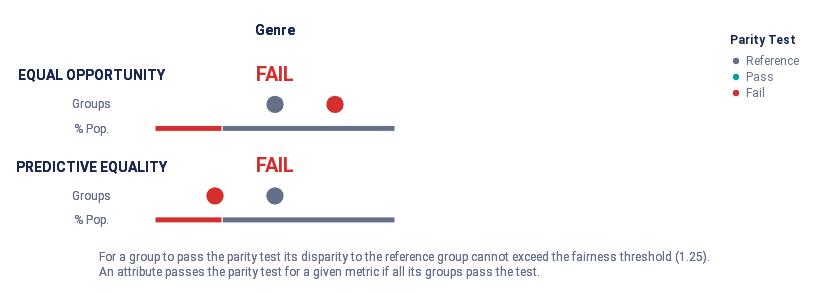

Notebook cell for this chart:
### Markdown cell above
**Equalized Odds (Separación): $\mathbb{P}(\hat{Y} = 1 |Y = 1, A =a) = \mathbb{P}(\hat{Y} = 1 |Y = 1, A =b)$ $\text{ y }$ $\mathbb{P}(\hat{Y} = 1 |Y = 0, A =a) = \mathbb{P}(\hat{Y} = 1 |Y = 0, A =b)$**

Para Equalized Odds tenemos que esta métrica busca que **el modelo** clasifique como solicitantes de alto riesgo correcta e incorrectamente a ambos géneros por igual. Esto implica que ambos grupos tendrían la misma probabilidad de recibir predicciones positivas (alto riesgo en nuestro caso) verdaderas y falsas.

**Equal Oportunity (Separación relajada): $\mathbb{P}(\hat{Y} = 1 |Y = 1, A =a) = \mathbb{P}(\hat{Y} = 1 |Y = 1, A =b)$**

Equal Oportunity es una versión "relajada" del caso anterior, esta solo busca que **el modelo** ofrezca la misma tasa de solicitantes clasificados como de alto riesgo **correctamente** para ambos géneros.

En este caso las métricas que nos van a ayudar son más claras, el True Positive Rate y el False Positive Rate. Para que se cumpla Equalized Odds ambas métricas deberían pasar la prueba de disparidad y para que se cumpla Equal Oportunity solo basta con que el true positive rate lo haga.

### Code cell
metrics = ['tpr', 'fpr']

print('Evaluando Equalized Odds y Equal Opportunity')
ap.summary(fairness, metrics, fairness_threshold = 1.25)

### Figure 1 — Vega-Lite specification as saved in the notebook (floating-point values rounded to 4 significant figures)
{"config": {"view": {"continuousWidth": 300, "continuousHeight": 300, "strokeWidth": 0}, "legend": {"labelColor": "rgb(102, 111, 137)", "labelFont": "Roboto, Arial, sans-serif", "labelFontSize": 12, "rowPadding": 4, "symbolSize": 40, "titleBaseline": "top", "titleColor": "rgb(25, 39, 78)", "titleFont": "Roboto, Arial, sans-serif", "titleFontSize": 12, "titleFontWeight": "bold", "titlePadding": 8}}, "vconcat": [{"hconcat": [{"vconcat": [{"mark": {"type": "text", "align": "center", "baseline": "middle", "color": "rgb(25, 39, 78)", "font": "Roboto, Arial, sans-serif", "fontWeight": "bold", "size": 14}, "encoding": {"text": {"value": ""}}, "height": 32.25, "width": 32.0}, {"layer": [{"mark": {"type": "text", "align": "center", "baseline": "middle", "color": "rgb(25, 39, 78)", "font": "Roboto, Arial, sans-serif", "fontWeight": "bold", "size": 14}, "encoding": {"text": {"value": "EQUAL OPPORTUNITY"}, "y": {"axis": {"domain": false, "grid": false, "labels": false, "ticks": false, "title": null}, "field": "y_position", "scale": {"domain": [3, 1]}, "type": "quantitative"}}, "transform": [{"calculate": "1.2", "as": "y_position"}]}, {"mark": {"type": "text", "align": "center", "baseline": "middle", "color": "rgb(102, 111, 137)", "font": "Roboto, Arial, sans-serif", "size": 12}, "encoding": {"text": {"value": "Groups"}, "y": {"axis": {"domain": false, "grid": false, "labels": false, "ticks": false, "title": null}, "field": "y_position", "scale": {"domain": [3, 1]}, "type": "quantitative"}}, "transform": [{"calculate": "2", "as": "y_position"}]}, {"mark": {"type": "text", "align": "center", "baseline": "middle", "color": "rgb(102, 111, 137)", "font": "Roboto, Arial, sans-serif", "size": 12}, "encoding": {"text": {"value": "% Pop."}, "y": {"axis": {"domain": false, "grid": false, "labels": false, "ticks": false, "title": null}, "field": "y_position", "scale": {"domain": [3, 1]}, "type": "quantitative"}}, "transform": [{"calculate": "2.7", "as": "y_position"}]}], "height": 69.88, "width": 32.0}, {"layer": [{"mark": {"type": "text", "align": "center", "baseline": "middle", "color": "rgb(25, 39, 78)", "font": "Roboto, Arial, sans-serif", "fontWeight": "bold", "size": 14}, "encoding": {"text": {"value": "PREDICTIVE EQUALITY"}, "y": {"axis": {"domain": false, "grid": false, "labels": false, "ticks": false, "title": null}, "field": "y_position", "scale": {"domain": [3, 1]}, "type": "quantitative"}}, "transform": [{"calculate": "1.2", "as": "y_position"}]}, {"mark": {"type": "text", "align": "center", "baseline": "middle", "color": "rgb(102, 111, 137)", "font": "Roboto, Arial, sans-serif", "size": 12}, "encoding": {"text": {"value": "Groups"}, "y": {"axis": {"domain": false, "grid": false, "labels": false, "ticks": false, "title": null}, "field": "y_position", "scale": {"domain": [3, 1]}, "type": "quantitative"}}, "transform": [{"calculate": "2", "as": "y_position"}]}, {"mark": {"type": "text", "align": "center", "baseline": "middle", "color": "rgb(102, 111, 137)", "font": "Roboto, Arial, sans-serif", "size": 12}, "encoding": {"text": {"value": "% Pop."}, "y": {"axis": {"domain": false, "grid": false, "labels": false, "ticks": false, "title": null}, "field": "y_position", "scale": {"domain": [3, 1]}, "type": "quantitative"}}, "transform": [{"calculate": "2.7", "as": "y_position"}]}], "height": 69.88, "width": 32.0}], "bounds": "flush", "data": {"name": "data-de84bc8c822dac0bd3b12b0342548471"}, "spacing": 21.5}, {"hconcat": [{"vconcat": [{"data": {"name": "data-de84bc8c822dac0bd3b12b0342548471"}, "mark": {"type": "text", "align": "center", "baseline": "middle", "color": "rgb(25, 39, 78)", "font": "Roboto, Arial, sans-serif", "fontWeight": "bold", "size": 14}, "encoding": {"text": {"value": "Genre"}}, "height": 32.25, "width": 240.0}, {"layer": [{"data": {"name": "data-78651e6cada553b412db642131edf322"}, "mark": {"type": "text", "align": "center", "baseline": "middle", "font": "Roboto, Arial, sans-serif", "fontWeight": "bold", "size": 20}, "encoding": {"color": {"field": "parity_result", "legend": {"offset": 0, "padding": 20, "title": "Parity Test"}, "scale": {"domain": ["Reference", "Pass", "Fail"], "range": ["rgb(102, 111, 137)", "rgb(0, 163, 158)", "rgb(211, 47, 47)"]}, "type": "ordinal"}, "text": {"value": "FAIL"}, "y": {"axis": {"domain": false, "grid": false, "labels": false, "ticks": false, "title": null}, "field": "y_position", "scale": {"domain": [3, 1]}, "type": "quantitative"}}, "transform": [{"calculate": "1", "as": "y_position"}]}, {"data": {"name": "data-218bdfbe8e863ebfa75c4fdf2cc3e176"}, "mark": {"type": "bar", "size": 6, "stroke": "white"}, "encoding": {"color": {"field": "tpr_parity_result", "legend": null, "scale": {"domain": ["Reference", "Pass", "Fail"], "range": ["rgb(102, 111, 137)", "rgb(0, 163, 158)", "rgb(211, 47, 47)"]}, "type": "ordinal"}, "tooltip": [{"field": "tpr_parity_result", "title": "Parity", "type": "nominal"}, {"field": "tooltip_group_size", "title": "Size", "type": "nominal"}, {"field": "tooltip_groups_name_size", "title": "Groups", "type": "nominal"}], "x": {"aggregate": "sum", "axis": {"domain": false, "grid": false, "labels": false, "ticks": false, "title": null}, "field": "group_size", "stack": "normalize", "type": "quantitative"}, "y": {"axis": {"domain": false, "grid": false, "labels": false, "ticks": false, "title": null}, "field": "y_position", "scale": {"domain": [3, 1]}, "type": "quantitative"}}, "transform": [{"calculate": "2.8", "as": "y_position"}]}, {"data": {"name": "data-ea1ccd46716a4cfbc3613fe4f1094dea"}, "mark": {"type": "circle", "opacity": 1}, "encoding": {"color": {"field": "tpr_parity_result", "legend": null, "scale": {"domain": ["Reference", "Pass", "Fail"], "range": ["rgb(102, 111, 137)", "rgb(0, 163, 158)", "rgb(211, 47, 47)"]}, "type": "ordinal"}, "size": {"value": 300}, "tooltip": [{"field": "attribute_value", "title": "Group", "type": "nominal"}, {"field": "tooltip_group_size", "title": "Group Size", "type": "nominal"}, {"field": "tooltip_parity_test_explanation_tpr", "title": "Parity Test", "type": "nominal"}, {"field": "tooltip_disparity_explanation_tpr", "title": "Disparity", "type": "nominal"}, {"field": "tpr", "format": ".2f", "title": "TPR", "type": "quantitative"}], "x": {"axis": {"domain": false, "grid": false, "labels": false, "ticks": false, "title": null}, "field": "tpr_disparity_rank", "scale": {"domain": [-2, 2], "nice": false}, "type": "quantitative"}, "y": {"axis": {"domain": false, "grid": false, "labels": false, "ticks": false, "title": null}, "field": "y_position", "scale": {"domain": [3, 1]}, "type": "quantitative"}}, "transform": [{"calculate": "2", "as": "y_position"}]}], "height": 69.88, "resolve": {"scale": {"x": "independent"}}, "width": 240.0}, {"layer": [{"data": {"name": "data-78651e6cada553b412db642131edf322"}, "mark": {"type": "text", "align": "center", "baseline": "middle", "font": "Roboto, Arial, sans-serif", "fontWeight": "bold", "size": 20}, "encoding": {"color": {"field": "parity_result", "legend": {"offset": 0, "padding": 20, "title": "Parity Test"}, "scale": {"domain": ["Reference", "Pass", "Fail"], "range": ["rgb(102, 111, 137)", "rgb(0, 163, 158)", "rgb(211, 47, 47)"]}, "type": "ordinal"}, "text": {"value": "FAIL"}, "y": {"axis": {"domain": false, "grid": false, "labels": false, "ticks": false, "title": null}, "field": "y_position", "scale": {"domain": [3, 1]}, "type": "quantitative"}}, "transform": [{"calculate": "1", "as": "y_position"}]}, {"data": {"name": "data-ffaa1912612c14df12bc0b4309446b4e"}, "mark": {"type": "bar", "size": 6, "stroke": "white"}, "encoding": {"color": {"field": "fpr_parity_result", "legend": null, "scale": {"domain": ["Reference", "Pass", "Fail"], "range": ["rgb(102, 111, 137)", "rgb(0, 163, 158)", "rgb(211, 47, 47)"]}, "type": "ordinal"}, "tooltip": [{"field": "fpr_parity_result", "title": "Parity", "type": "nominal"}, {"field": "tooltip_group_size", "title": "Size", "type": "nominal"}, {"field": "tooltip_groups_name_size", "title": "Groups", "type": "nominal"}], "x": {"aggregate": "sum", "axis": {"domain": false, "grid": false, "labels": false, "ticks": false, "title": null}, "field": "group_size", "stack": "normalize", "type": "quantitative"}, "y": {"axis": {"domain": false, "grid": false, "labels": false, "ticks": false, "title": null}, "field": "y_position", "scale": {"domain": [3, 1]}, "type": "quantitative"}}, "transform": [{"calculate": "2.8", "as": "y_position"}]}, {"data": {"name": "data-ea1ccd46716a4cfbc3613fe4f1094dea"}, "mark": {"type": "circle", "opacity": 1}, "encoding": {"color": {"field": "fpr_parity_result", "legend": null, "scale": {"domain": ["Reference", "Pass", "Fail"], "range": ["rgb(102, 111, 137)", "rgb(0, 163, 158)", "rgb(211, 47, 47)"]}, "type": "ordinal"}, "size": {"value": 300}, "tooltip": [{"field": "attribute_value", "title": "Group", "type": "nominal"}, {"field": "tooltip_group_size", "title": "Group Size", "type": "nominal"}, {"field": "tooltip_parity_test_explanation_fpr", "title": "Parity Test", "type": "nominal"}, {"field": "tooltip_disparity_explanation_fpr", "title": "Disparity", "type": "nominal"}, {"field": "fpr", "format": ".2f", "title": "FPR", "type": "quantitative"}], "x": {"axis": {"domain": false, "grid": false, "labels": false, "ticks": false, "title": null}, "field": "fpr_disparity_rank", "scale": {"domain": [-2, 2], "nice": false}, "type": "quantitative"}, "y": {"axis": {"domain": false, "grid": false, "labels": false, "ticks": false, "title": null}, "field": "y_position", "scale": {"domain": [3, 1]}, "type": "quantitative"}}, "transform": [{"calculate": "2", "as": "y_position"}]}], "height": 69.88, "resolve": {"scale": {"x": "independent"}}, "width": 240.0}], "bounds": "flush", "spacing": 21.5}], "bounds": "flush", "spacing": 288.0}], "bounds": "flush", "spacing": 80.0}, {"layer": [{"mark": {"type": "text", "align": "left", "baseline": "top", "fill": "rgb(102, 111, 137)", "font": "Roboto, Arial, sans-serif", "fontSize": 12, "fontWeight": "normal"}, "encoding": {"text": {"value": "For a group to pass the parity test its disparity to the reference group cannot exceed the fairness threshold (1.25)."}, "x": {"value": 24.0}, "y": {"value": 0}}}, {"mark": {"type": "text", "align": "left", "baseline": "top", "fill": "rgb(102, 111, 137)", "font": "Roboto, Arial, sans-serif", "fontSize": 12, "fontWeight": "normal"}, "encoding": {"text": {"value": "An attribute passes the parity test for a given metric if all its groups pass the test."}, "x": {"value": 24.0}, "y": {"value": 15.0}}}], "data": {"name": "data-de84bc8c822dac0bd3b12b0342548471"}}], "padding": 15, "usermeta": {"embedOptions": {"scaleFactor": 5, "downloadFileName": "summary_chart"}}, "$schema": "https://vega.github.io/schema/vega-lite/v5.20.1.json", "datasets": {"data-de84bc8c822dac0bd3b12b0342548471": [{"a": 1, "b": 0}, {"a": 1, "b": 0}], "data-78651e6cada553b412db642131edf322": [{"parity_result": "Fail"}], "data-218bdfbe8e863ebfa75c4fdf2cc3e176": [{"tpr_parity_result": "Fail", "attribute_name": "genre", "total_entities": 200, "group_size": 56, "tooltip_groups_name_size": "female (56)", "tooltip_group_size": "56 (28.00%)"}, {"tpr_parity_result": "Reference", "attribute_name": "genre", "total_entities": 200, "group_size": 144, "tooltip_groups_name_size": "male (144)", "tooltip_group_size": "144 (72.00%)"}], "data-ea1ccd46716a4cfbc3613fe4f1094dea": [{"attribute_name": "genre", "attribute_value": "female", "group_size": 56, "total_entities": 200, "ref_group_value": "male", "tpr": 0.6471, "fpr": 0.07692, "tpr_disparity": 1.359, "fpr_disparity": 0.6036, "tpr_disparity_scaled": 0.3588, "tpr_parity_result": "Fail", "tooltip_parity_test_explanation_tpr": "Fail. Above fairness threshold of 1.25", "tooltip_disparity_explanation_tpr": "1.36 times larger TPR than the reference group", "tooltip_group_size": "56 (28.00%)", "tpr_disparity_rank": 1.0, "group_size_formatted": "56", "tooltip_groups_name_size": "female (56)", "fpr_disparity_scaled": -0.6569, "fpr_parity_result": "Fail", "tooltip_parity_test_explanation_fpr": "Fail. Above fairness threshold of 1.25", "tooltip_disparity_explanation_fpr": "1.66 times smaller FPR than the reference group", "fpr_disparity_rank": -1.0}, {"attribute_name": "genre", "attribute_value": "male", "group_size": 144, "total_entities": 200, "ref_group_value": "male", "tpr": 0.4762, "fpr": 0.1275, "tpr_disparity": 1.0, "fpr_disparity": 1.0, "tpr_disparity_scaled": 0.0, "tpr_parity_result": "Reference", "tooltip_parity_test_explanation_tpr": "Reference group", "tooltip_disparity_explanation_tpr": "Reference group", "tooltip_group_size": "144 (72.00%)", "tpr_disparity_rank": 0.0, "group_size_formatted": "144", "tooltip_groups_name_size": "male (144)", "fpr_disparity_scaled": 0.0, "fpr_parity_result": "Reference", "tooltip_parity_test_explanation_fpr": "Reference group", "tooltip_disparity_explanation_fpr": "Reference group", "fpr_disparity_rank": 0.0}], "data-ffaa1912612c14df12bc0b4309446b4e": [{"fpr_parity_result": "Fail", "attribute_name": "genre", "total_entities": 200, "group_size": 56, "tooltip_groups_name_size": "female (56)", "tooltip_group_size": "56 (28.00%)"}, {"fpr_parity_result": "Reference", "attribute_name": "genre", "total_entities": 200, "group_size": 144, "tooltip_groups_name_size": "male (144)", "tooltip_group_size": "144 (72.00%)"}]}}
